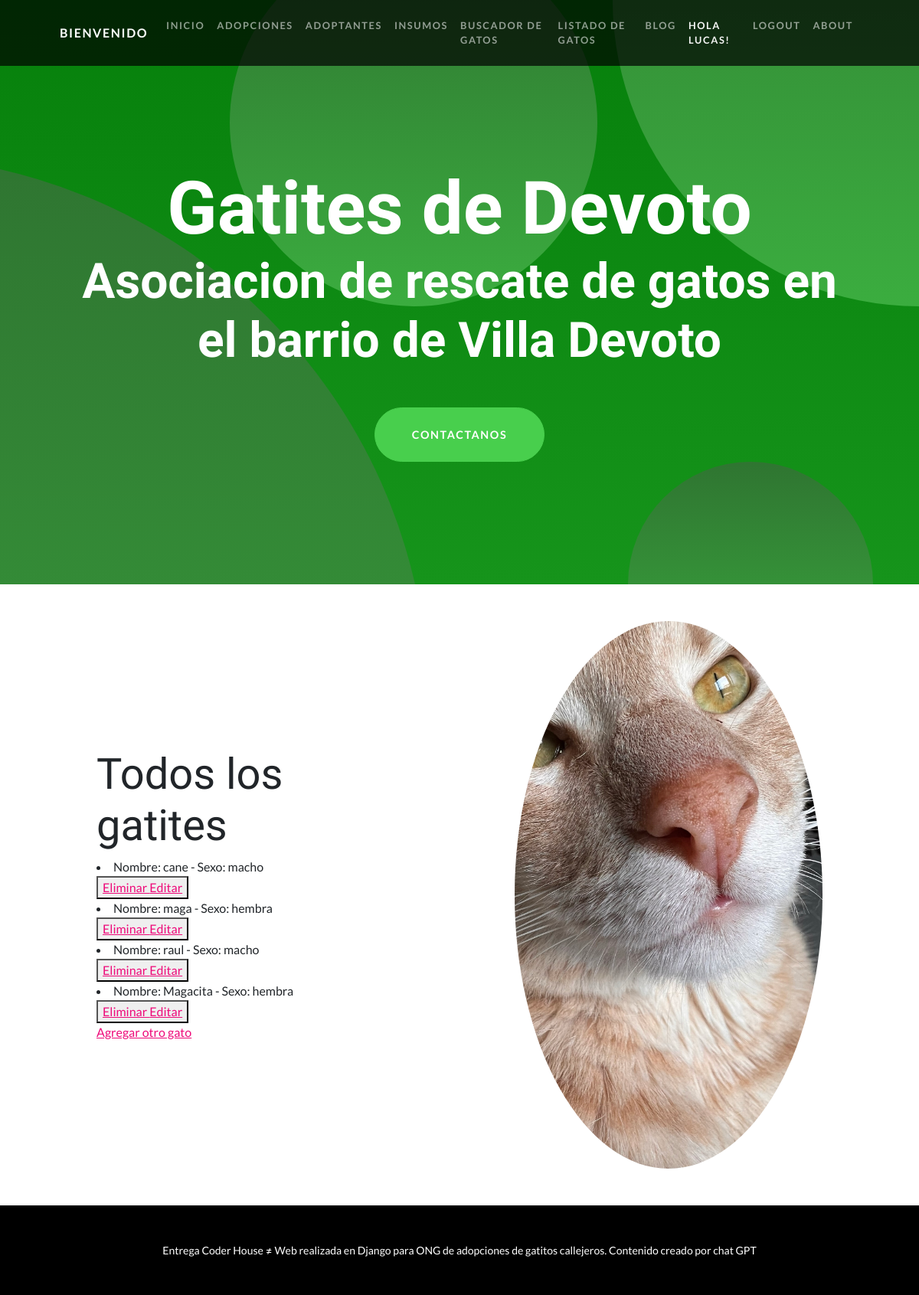
/app_3er/leergatos/ (signed in), run on an earlier commit of the app's database.
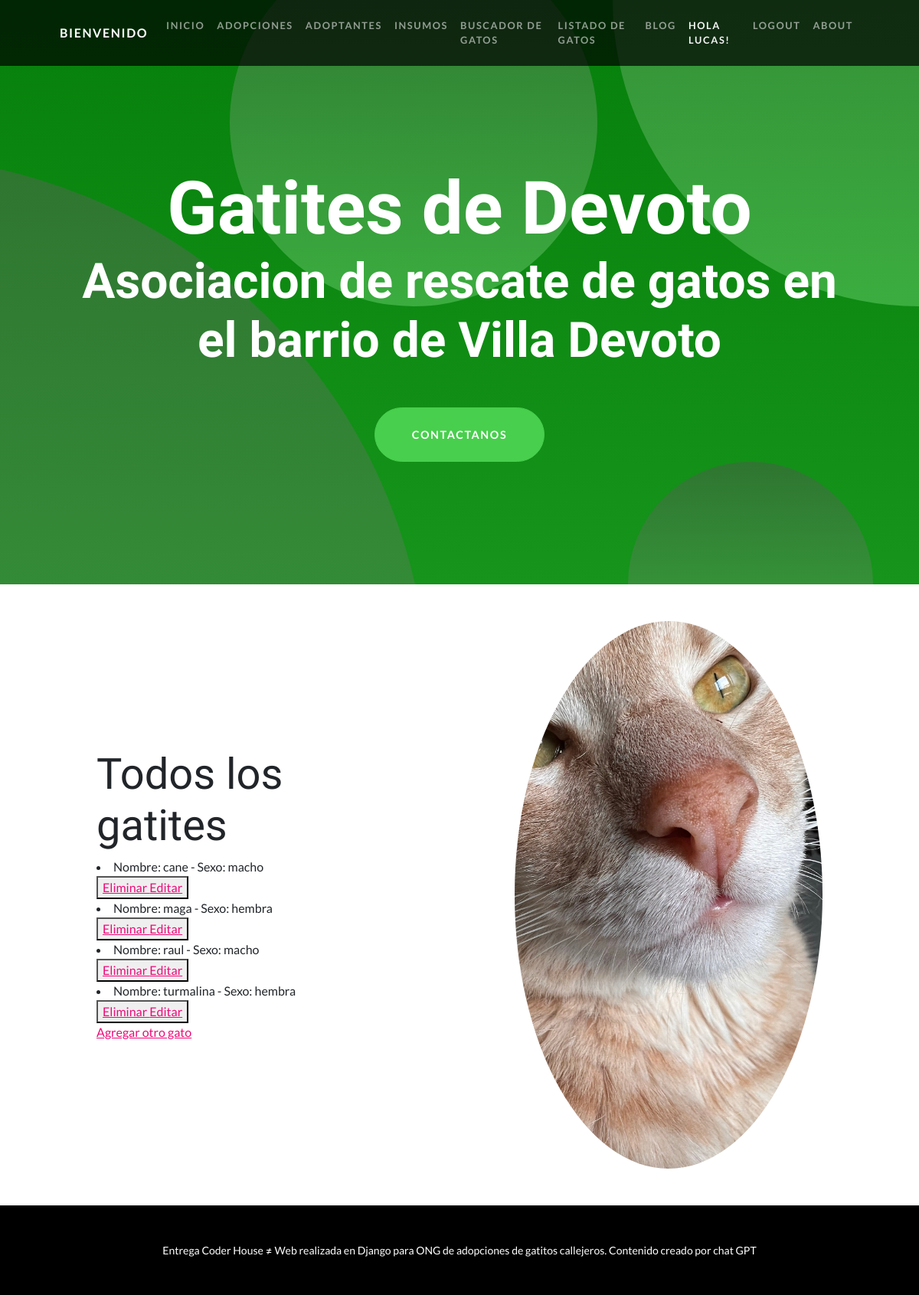
And on a later commit of the database.
### app_3er/models.py (models this page shows)
class Adopcion(models.Model):
    SEXO_CHOICES = [
        ('macho', 'Macho'),
        ('hembra', 'Hembra'),
    ]
    nombre = models.CharField(max_length=40)
    sexo = models.CharField(max_length=40, choices=SEXO_CHOICES)
    def __str__(self):
	    return f"Nombre: {self.nombre} - Sexo: {self.sexo}"

### app_3er/views.py (the view)
# urls.py: path('leergatos/', views.leergatos, name="leergatos"),
@login_required # para que solo los usuarios logeados puedan ver esta web
def leergatos(request):
	gatos = Adopcion.objects.all()
	contexto = {"gatos":gatos}
	return render(request, "app_3er/leergatos.html", contexto)

### app_3er/templates/app_3er/leergatos.html (shortened to what this page needs)
{% extends "app_3er/padre.html" %}
{% load static%}
{% block leergatos %}
<section>
    <div class="container px-5">
        <div class="row gx-5 align-items-center">
            <div class="col-lg-6 order-lg-2">
                <div class="p-5"><img class="img-fluid rounded-circle" src='{% static "app_3er/assets/img/cane4.jpeg" %}' alt="..." /></div>
            </div>
            <div class="col-lg-6 order-lg-1">
                <div class="p-5">
                    <h2 class="display-4">Todos los gatites</h2>
                    {% for miau in gatos%}
                        <li>{{ miau }}</li>
                        <button>
                            <a href="{% url 'borrargatos' miau.nombre %}"> Eliminar </a>
                            <a href="{% url 'editargatos' miau.nombre %}"> Editar </a>
                        </button>
                    {% endfor %}
                    <br>
                    <a href="{% url 'adopciones' %}">Agregar otro gato</a>
            </div>
        </div>
    </div>
</section>
{% endblock leergatos %}

What changed in the data, as far as the page shows it:
changed Adopcion: nombre+sexo "Nombre: Magacita - Sexo: hembra" → "Nombre: turmalina - Sexo: hembra"
